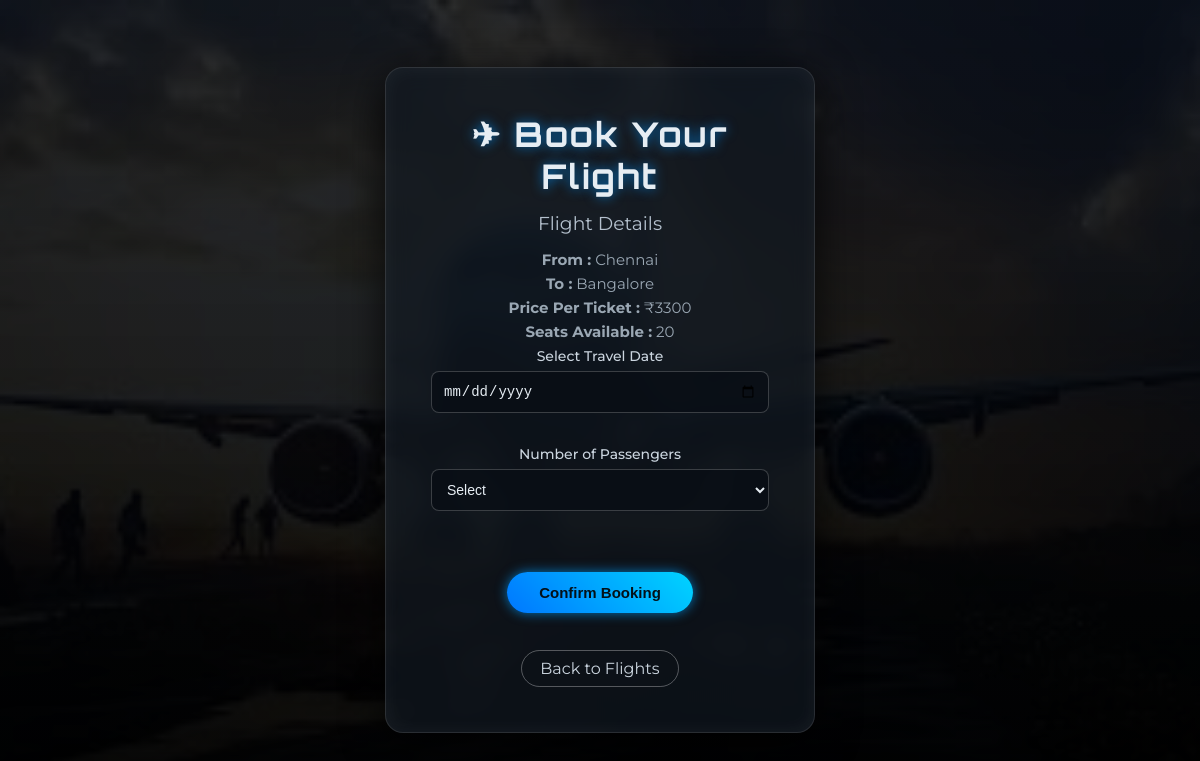
/book/3 (signed in), run on the app's committed database.
### main1.py (models this page shows)
class Flight(db.Model):
    id = db.Column(db.Integer, primary_key=True)
    from_city = db.Column(db.String(50), nullable=False)
    to_city = db.Column(db.String(50), nullable=False)
    price = db.Column(db.Integer, nullable=False)
    seats_available = db.Column(db.Integer, nullable=False)

### main1.py (the view, shortened to what this page needs)
@app.route("/book/<int:flight_id>", methods=["GET", "POST"])
def book_flight(flight_id):
    if "username" not in session:
        return redirect(url_for("login"))
    flight = Flight.query.get_or_404(flight_id)
    today = datetime.date.today().strftime("%Y-%m-%d")
    return render_template("book.html", flight=flight, today=today, username=session["username"])

### templates/book.html (shortened to what this page needs)
<!DOCTYPE html>
<html>
<head>
    <link rel="stylesheet" href="{{ url_for('static', filename='book.css') }}">
</head>
<body>
    <div class="overlay">
        <div class="booking-card">
            <h1>✈ Book Your Flight</h1>
            <h3>Flight Details</h3>
            <p><b>From :</b> {{ flight.from_city }}</p>
            <p><b>To :</b> {{ flight.to_city }}</p>
            <p><b>Price Per Ticket :</b> ₹{{ flight.price }}</p>
            <p><b>Seats Available :</b> {{ flight.seats_available }}</p>
            <form method="POST">
                <label>Select Travel Date</label>
                <br>
                <input type="date" name="travel_date" min="{{ today }}" required>
                <br><br>
                <label>Number of Passengers</label>
                <br>
                <select id="passengers" onchange="generatePassengers()" required>
                    <option value="">Select</option>
                </select>
                <br><br>
                <button type="submit">Confirm Booking</button>
            </form>
            <br>
            <a href="{{ url_for('home') }}" class="back-btn">Back to Flights</a>
        </div>
    </div>
</body>
</html>

### static/book.css (style rules this page uses)
* { margin:0; padding:0; box-sizing:border-box; }
body { font-family: 'Montserrat', sans-serif; color:#e6edf3; min-height:100vh; display:flex; justify-content:center; align-items:center; flex-direction:column; text-align:center; background: url('images/book.jpg') no-repeat center center fixed; background-size: cover; position:relative; }
body::before { content:""; position:absolute; top:0; left:0; width:100%; height:100%; background:linear-gradient( 180deg, rgba(5,10,20,0.85), rgba(0,0,0,0.95) ); z-index:0; }
.booking-card { position:relative; z-index:2; width:430px; padding:45px; border-radius:18px; background:rgba(18,25,35,0.65); backdrop-filter:blur(12px); border:1px solid rgba(255,255,255,0.12); box-shadow: 0 10px 40px rgba(0,0,0,0.8), inset 0 0 20px rgba(255,255,255,0.05); transition:all .35s; }
h1 { font-family:'Orbitron',sans-serif; font-size:34px; letter-spacing:2px; margin-bottom:15px; color:#e6edf3; text-shadow: 0 0 12px rgba(0,150,255,0.7); }
h3 { font-weight:400; margin-bottom:15px; color:#b5c1ce; }
p { font-size:15px; margin:5px 0; color:#9aa7b3; }
label { font-size:14px; font-weight:500; color:#cbd5df; }
input,select { width:100%; padding:11px; margin-top:6px; margin-bottom:12px; border-radius:8px; border:1px solid rgba(255,255,255,0.2); font-size:14px; background:rgba(10,15,22,0.85); color:#e6edf3; outline:none; transition:.3s; }
button { margin-top:20px; padding:12px 32px; border-radius:30px; border:none; font-size:15px; font-weight:600; cursor:pointer; background:linear-gradient(45deg,#0077ff,#00d4ff); color:#031018; box-shadow: 0 0 12px rgba(0,160,255,0.7); transition:.3s; }
.back-btn { display:inline-block; margin-top:18px; padding:8px 18px; text-decoration:none; border-radius:20px; border:1px solid rgba(255,255,255,0.3); color:#cbd5df; transition:.3s; }

### data on the page
Flight: from_city "Chennai", to_city "Bangalore", price "3300", seats_available "20"
